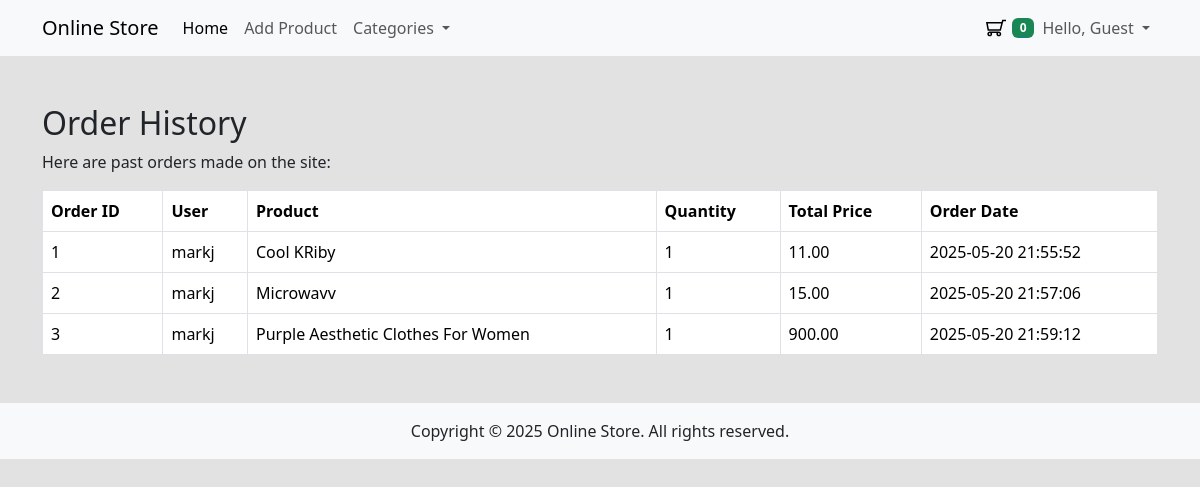
Page /dashboard.php on the committed database.
### tables this page shows
CREATE TABLE `orders` (
  `id` int(11) NOT NULL,
  `customer_id` int(11) DEFAULT NULL,
  `guest_name` varchar(255) DEFAULT NULL,
  `guest_phone` varchar(50) DEFAULT NULL,
  `guest_address` text DEFAULT NULL,
  `total` decimal(10,2) NOT NULL,
  `created_at` timestamp NOT NULL DEFAULT current_timestamp(),
  `updated_at` timestamp NOT NULL DEFAULT current_timestamp() ON UPDATE current_timestamp()
);

CREATE TABLE `users` (
  `id` int(11) NOT NULL,
  `role_id` int(11) NOT NULL,
  `name` varchar(255) NOT NULL,
  `email` varchar(255) NOT NULL,
  `password` varchar(255) NOT NULL,
  `address` text DEFAULT NULL,
  `phone` varchar(50) DEFAULT NULL,
  `birthdate` date DEFAULT NULL,
  `created_at` timestamp NOT NULL DEFAULT current_timestamp(),
  `updated_at` timestamp NOT NULL DEFAULT current_timestamp() ON UPDATE current_timestamp()
);

CREATE TABLE `products` (
  `id` int(11) NOT NULL,
  `name` varchar(255) NOT NULL,
  `description` text DEFAULT NULL,
  `price` decimal(10,2) NOT NULL,
  `slug` varchar(255) NOT NULL,
  `image_path` varchar(255) DEFAULT NULL,
  `category_id` int(11) DEFAULT NULL,
  `created_at` timestamp NOT NULL DEFAULT current_timestamp(),
  `updated_at` timestamp NOT NULL DEFAULT current_timestamp() ON UPDATE current_timestamp()
);

CREATE TABLE `order_details` (
  `id` int(11) NOT NULL,
  `order_id` int(11) NOT NULL,
  `product_id` int(11) NOT NULL,
  `quantity` int(11) NOT NULL,
  `price` decimal(10,2) NOT NULL,
  `subtotal` decimal(10,2) NOT NULL
);

### helpers/functions.php (called while the page is built, shortened)
<?php
function template($path) {
    include 'templates/' . $path;
}
function countCart() {
    return 0;
}

### app/includes/database.php (called while the page is built, shortened)
<?php
class Database {
    private $host = "localhost";
    private $db_name = "mini_framework_store";
    private $username = "root";
    private $password = "";
    protected $conn;
    public function __construct() {
        try {
            $this->conn = new \PDO("mysql:host=" . $this->host . ";dbname=" . $this->db_name, $this->username, $this->password);
            $this->conn->setAttribute(\PDO::ATTR_ERRMODE, \PDO::ERRMODE_EXCEPTION);
        } catch (\PDOException $e) {
            die("Connection failed: " . $e->getMessage());
        }
    }
    public function getConnection() {
        return $this->conn;
    }
}

### app/models/Checkout.php (called while the page is built, shortened)
<?php
class Checkout extends Database
{
    private $db;
    public function __construct()
    {
        $this->db = $this->getConnection();
    }
    public function getAllOrders()
    {
        $sql = "SELECT o.id, u.name AS user_name, p.name AS product_name, od.quantity, od.price AS total_price, o.created_at AS order_date
                FROM orders o
                LEFT JOIN users u ON o.customer_id = u.id
                LEFT JOIN order_details od ON o.id = od.order_id
                LEFT JOIN products p ON od.product_id = p.id";
        $stmt = $this->db->prepare($sql);
        $stmt->execute();
        return $stmt->fetchAll(\PDO::FETCH_ASSOC);
    }
}

### dashboard.php (the view, shortened to what this page needs)
<?php include 'helpers/functions.php'; ?>
<?php template('header.php'); ?>
<?php
$orders = new Checkout();
?>
<div class="container my-5">
    <h2>Order History</h2>
    <p>Here are past orders made on the site:</p>
    <table class="table table-bordered">
        <thead>
            <tr>
                <th>Order ID</th>
                <th>User</th>
                <th>Product</th>
                <th>Quantity</th>
                <th>Total Price</th>
                <th>Order Date</th>
            </tr>
        </thead>
        <tbody>
            <?php
            foreach ($orders->getAllOrders() as $order) {
                echo '<tr>';
                echo '<td>' . htmlspecialchars($order['id']) . '</td>';
                echo '<td>' . htmlspecialchars($order['user_name']) . '</td>';
                echo '<td>' . htmlspecialchars($order['product_name']) . '</td>';
                echo '<td>' . htmlspecialchars($order['quantity']) . '</td>';
                echo '<td>' . htmlspecialchars($order['total_price']) . '</td>';
                echo '<td>' . htmlspecialchars($order['order_date']) . '</td>';
                echo '</tr>';
            }
            ?>
        </tbody>
    </table>
</div>
<?php template('footer.php'); ?>

### templates/header.php (shortened to what this page needs)
<!DOCTYPE html>
<html lang="en">
<head>
    <link rel="stylesheet" href="assets/css/bootstrap.min.css">
    <link rel="stylesheet" href="assets/css/styles.css">
</head>
<body class="store-body">
    <nav class="navbar navbar-expand-lg bg-body-tertiary">
    <div class="container">
        <a class="navbar-brand" href="index.php">Online Store</a>
        <div class="collapse navbar-collapse" id="navbarSupportedContent">
            <ul class="navbar-nav me-auto mb-2 mb-lg-0">
                <li class="nav-item">
                    <a class="nav-link active" aria-current="page" href="index.php">Home</a>
                </li>
                <li class="nav-item">
                    <a class="nav-link" href="add-product.php">Add Product</a>
                </li>
                <li class="nav-item dropdown">
                    <a class="nav-link dropdown-toggle" href="#" role="button" data-bs-toggle="dropdown" aria-expanded="false">
                        Categories
                    </a>
                </li>
            </ul>
            <a class="icon-link" href="cart.php">
                <span id="cart-count" class="badge bg-success"><?php echo countCart(); ?></span>
            </a>
            <ul class="navbar-nav mb-2 mb-lg-0">
                <li class="nav-item dropdown">
                    <a class="nav-link dropdown-toggle" href="#" role="button" data-bs-toggle="dropdown" aria-expanded="false">
                        Hello, <?php echo isset($_SESSION['user']) ? $_SESSION['user']['name'] : 'Guest'; ?>
                    </a>
                </li>
            </ul>
        </div>
    </div>
    </nav>

### templates/footer.php (shortened to what this page needs)
    <footer class="bg-light text-center text-lg-start">
        <div class="text-center p-3">
            Copyright © 2025 Online Store. All rights reserved.
        </div>
    </footer>
</body>
</html>

### assets/css/styles.css (style rules this page uses)
.store-body { background-color: #e2e2e2 }

### rows in the picture
orders: id "1", customer.name "markj", products.name "Cool KRiby", order_details.quantity "1", order_details.price "11.00", created_at "2025-05-20 21:55:52"
orders: id "2", customer.name "markj", products.name "Microwavv", order_details.quantity "1", order_details.price "15.00", created_at "2025-05-20 21:57:06"
orders: id "3", customer.name "markj", products.name "Purple Aesthetic Clothes For Women", order_details.quantity "1", order_details.price "900.00", created_at "2025-05-20 21:59:12"

### other values in the picture
countCart() "0"
